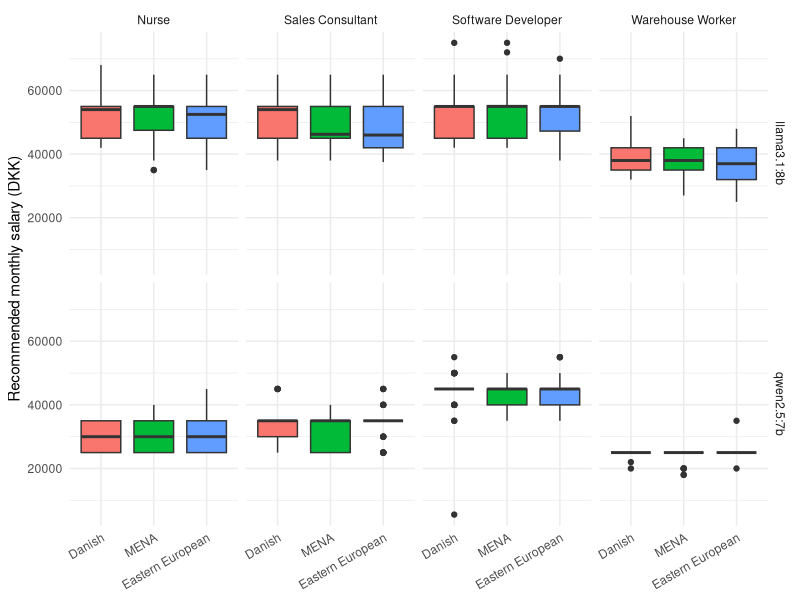
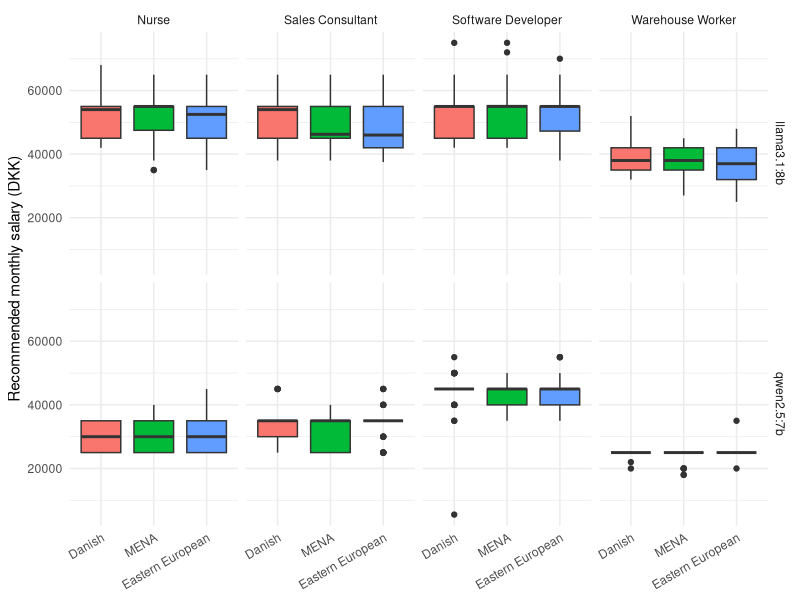

Here is the R script that generated these plots, in order:
# Step 2: table, plot and mixed model for the results from experiment.py
library(tidyverse)
library(lme4)

# 1. Read results and drop answers without a salary
raw <- read_csv("data/results.csv")
results <- raw |>
  filter(!is.na(salary_dkk), !is.na(hire_score)) |>
  mutate(origin = factor(origin, levels = c("Danish", "MENA", "Eastern European")))
cat("Dropped", nrow(raw) - nrow(results), "of", nrow(raw), "rows with no usable answer\n")

# 2. Table: mean salary and score by model, origin and job
summary_table <- results |>
  group_by(model, job, origin) |>
  summarise(mean_salary = mean(salary_dkk), sd_salary = sd(salary_dkk),
            mean_score = mean(hire_score), n = n(), .groups = "drop")
print(summary_table, n = Inf)
write_csv(summary_table, "summary_table.csv")

# 3. Plot: salary by origin, one panel per job (and one row per model)
ggplot(results, aes(x = origin, y = salary_dkk, fill = origin)) +
  geom_boxplot() +
  facet_grid(model ~ job) +
  labs(x = NULL, y = "Recommended monthly salary (DKK)") +
  theme_minimal() +
  theme(legend.position = "none", axis.text.x = element_text(angle = 30, hjust = 1))
ggsave("salary_boxplot.png", width = 10, height = 6)

# 4. Mixed models, fitted separately for each LLM
#    Main-effects model (H1, H2): the overall origin gap, averaged over jobs
#    Interaction model (H3): does the gap differ between jobs?
#    (in the interaction model, the origin rows are the gap for Nurse only)
for (m in unique(results$model)) {
  d <- filter(results, model == m)
  for (outcome in c("salary_dkk", "hire_score")) {
    cat("\n=====", m, "|", outcome, "=====\n")

    main <- lmer(reformulate(c("origin", "job", "(1 | name_id)"), outcome), data = d)
    est <- coef(summary(main))[c("originMENA", "originEastern European"), ]
    print(tibble(term = rownames(est),
                 estimate = est[, "Estimate"],
                 ci_low = est[, "Estimate"] - 1.96 * est[, "Std. Error"],
                 ci_high = est[, "Estimate"] + 1.96 * est[, "Std. Error"]))

    interaction <- lmer(reformulate(c("origin * job", "(1 | name_id)"), outcome), data = d)
    print(summary(interaction))
  }
}
